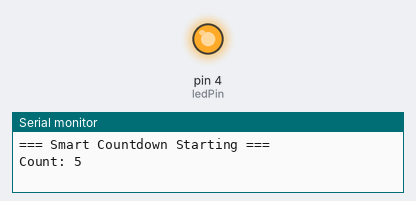
Bench run of a sketch on a simulated Arduino Uno, built with avr-gcc and run on an emulated ATmega328P. Shown: output pins drawn as LEDs (lit = HIGH), the last lines printed to the serial monitor.

Above: at 0.1 s.
At 9.9 s:
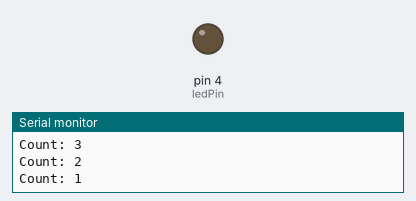
Timing chart, 0 to 11.4 s (numbered marks = the images above):
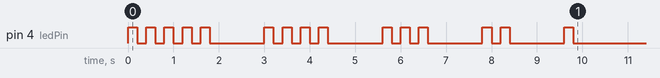

The sketch:

Arduinoassignment12.ino
```cpp
int startValue = 5;
int ledPin = 4;

void flashLED(int times) {
  int flashCount = 0;
  while (flashCount < times) {
    digitalWrite(ledPin, HIGH);
    delay(200);
    digitalWrite(ledPin, LOW);
    delay(200);
    flashCount = flashCount + 1;
  }
}

void setup() {
  pinMode(ledPin, OUTPUT);
  Serial.begin(9600);

  Serial.println("=== Smart Countdown Starting ===");

  int count = startValue;
  while (count > 0) {
    Serial.print("Count: ");
    Serial.println(count);

    flashLED(count);   // blink LED 'count' times
    delay(1000);       // wait 1 second

    count = count - 1; // countdown step
  }

  Serial.println("=== Countdown Complete ===");
}

void loop() {
  // empty — runs once in setup()
}
```
